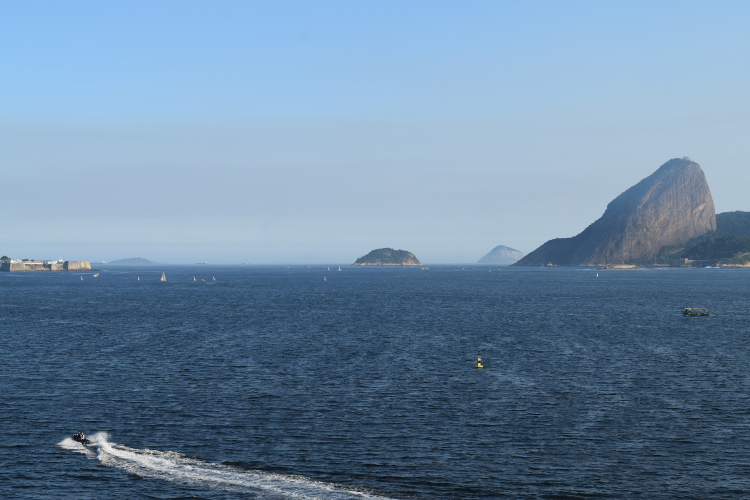
#> input picture src/images/exemplo1.jpg, 1500 x 1000 px (shown at 1/2 size)
$ python -i wavelength.py   (imports and definitions only)
#> lines starting #> are read from the running program, lines starting #| are printed output that depends on the picture; after the words box and inside, x2 and y2 are one past the last pixel; in counts of white or black regions, pixels touching at a corner belong together
#> further down, picture is the input picture: shape (1000, 1500, 3); mean B, G, R 162.6, 136.4, 108.6
import numpy as np
import math
import cv2
import matplotlib.pyplot as plt
import random
from scipy.signal import savgol_filter
from scipy.signal import find_peaks
from operator import itemgetter
from src.utils.utils import show_image, WAVE_WINDOW_SIZE_WIDTH, WAVE_WINDOW_SIZE_HEIGHT, distance_euclidean
from ..utils.sobel import sort_g, cdf, get_xy, filtrar_g


SAVGOL_WINDOW_SIZE = 197
PEAKS_MIN_DISTANCE = 400  # In pixels
GRAVITY = 9.80665 # In m/s^2
ONE_NUDO = 1852.0/3600.0 # meters per second


def binarized_dilate_image(image: np.ndarray, show_: bool=False, bin_cv2: bool=True) -> np.ndarray:
    ''' binarize the image and apply dilation so that the curves are not very thick
    :param image: image input in BGR
    :param show_: if is True show the binarization and dilate result
    :param bin_cv2: if is true, opencv's binarizationis used
    :return: binarized and dilated image
    '''
#> called with show_ = False, bin_cv2 = True

    image_gray = cv2.cvtColor(image, cv2.COLOR_BGR2GRAY)
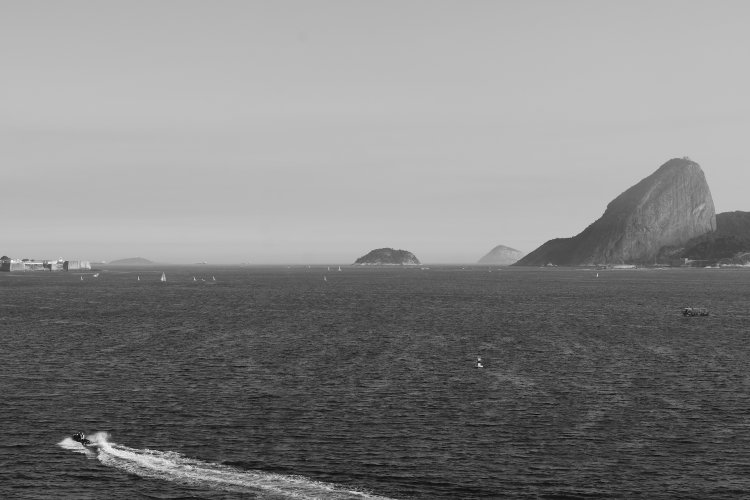
#> image_gray: shape (1000, 1500) (shown at 1/2 size); min 0, max 254, mean 131.1
    if bin_cv2:
        _, image_bin = cv2.threshold(image_gray,0,255,cv2.THRESH_BINARY+cv2.THRESH_OTSU)
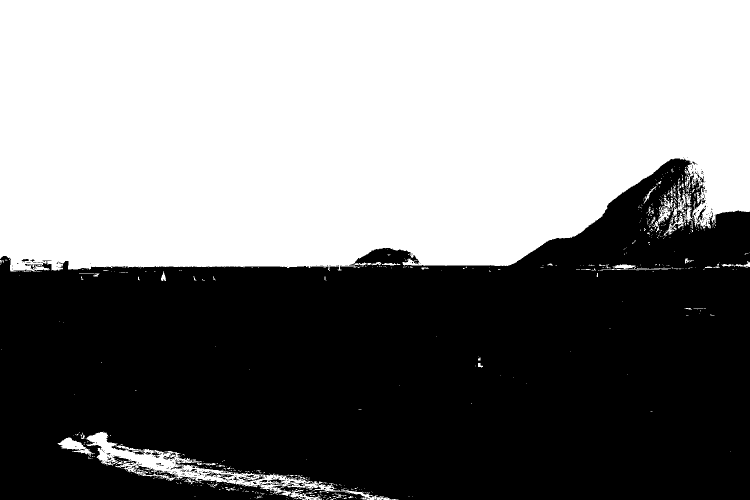
#> image_bin: shape (1000, 1500) (shown at 1/2 size); 50.9% white; 369 black regions (337 under 20 px), largest, box (x1, y1, x2, y2) and area: (0, 317, 1500, 1000) 731934, (543, 968, 734, 1000) 2139, (410, 945, 468, 958) 222
    else:
        g = image_gray
        sort_g_tupla = sort_g(g, orden=True)
        acu_cdf = cdf(sort_g_tupla, False)

        rd = random.uniform(0.95, 0.98)
        xy = get_xy(rd, acu_cdf, sort_g_tupla)
        print("random #:", rd)

        image_bin = filtrar_g(g, g[xy[1], xy[0]], False)
    kernel = np.ones((3, 3), np.uint8)
    image_dilate = cv2.dilate(image_bin, kernel, iterations=2)
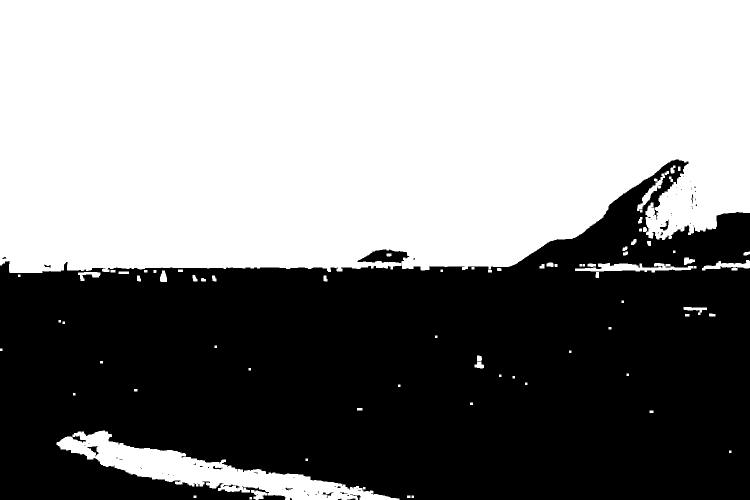
#> image_dilate: shape (1000, 1500) (shown at 1/2 size); 53.1% white; 69 black regions (55 under 20 px), largest, box (x1, y1, x2, y2) and area: (0, 319, 1500, 1000) 700420, (715, 499, 819, 527) 1736, (174, 892, 197, 913) 165
    if show_:
        show_image(image_dilate, "binarization", WAVE_WINDOW_SIZE_WIDTH, WAVE_WINDOW_SIZE_HEIGHT)
    return image_dilate


# [94 lines left out: functions get_wave_edge, smooth_wave, find_max_locals, get_wavelength, get_estimated_speed, ms_to_nudo, not called in this run]

>>> import cv2
>>> picture = cv2.imread('../images/exemplo1.jpg')
>>> result = binarized_dilate_image(picture)

$ run again, on src/images/exemplo2.jpg
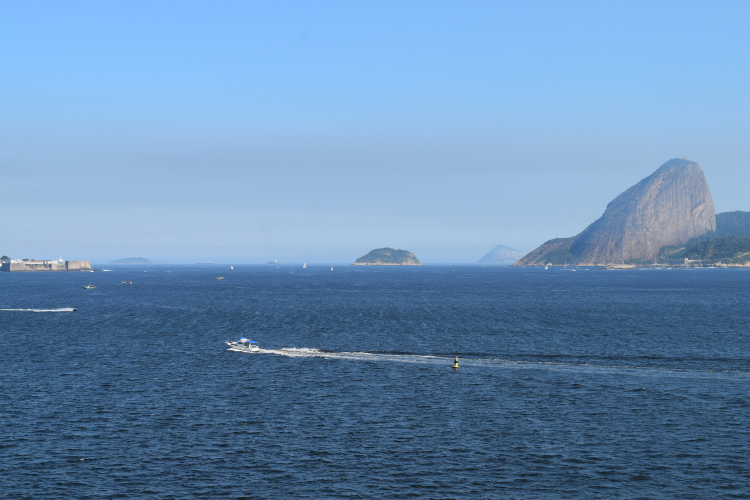
#> input picture src/images/exemplo2.jpg, 1500 x 1000 px (shown at 1/2 size)
#> picture is the input picture: shape (1000, 1500, 3); mean B, G, R 179.4, 141.4, 104.8
#> in binarized_dilate_image, `_, image_bin = cv2.threshold(image_gray,0,255,cv2.THRESH_BINARY+cv2.TH..`:
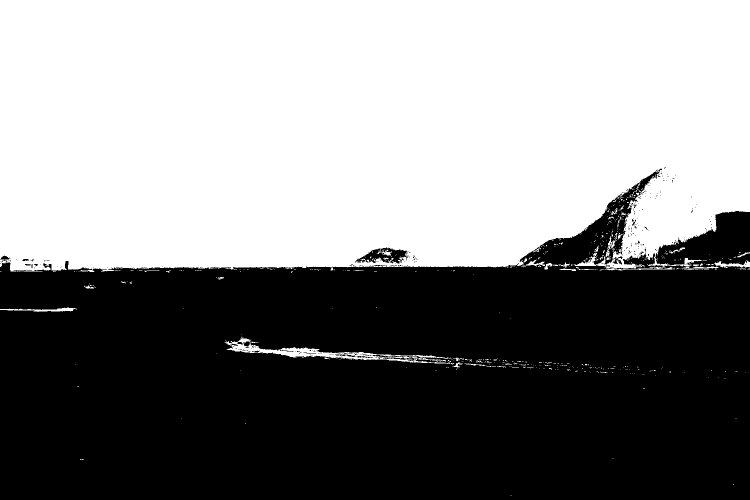
#> image_bin: shape (1000, 1500) (shown at 1/2 size); 52% white; 277 black regions (262 under 20 px), largest, box (x1, y1, x2, y2) and area: (0, 337, 1500, 1000) 717636, (710, 495, 817, 527) 1714, (745, 710, 810, 714) 124
#> in binarized_dilate_image, `image_dilate = cv2.dilate(image_bin, kernel, iterations=2)`:
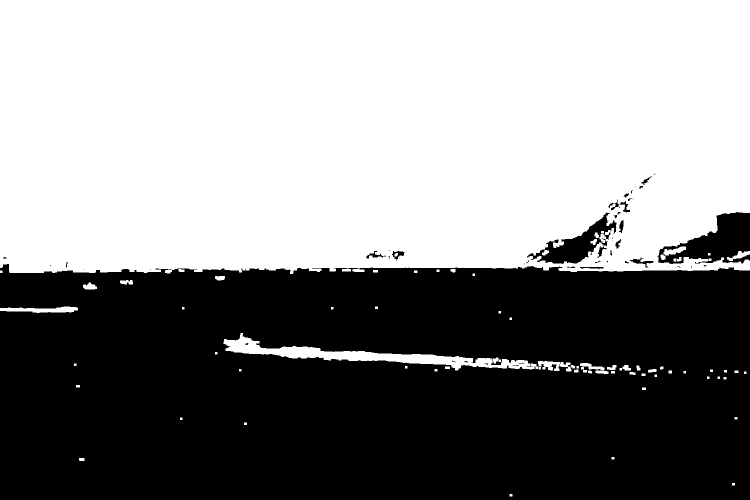
#> image_dilate: shape (1000, 1500) (shown at 1/2 size); 53.9% white; 50 black regions (30 under 20 px), largest, box (x1, y1, x2, y2) and area: (0, 528, 1500, 1000) 673593, (1314, 424, 1500, 528) 10020, (1054, 424, 1233, 528) 6170

$ run again, on src/images/exemplo3.jpg
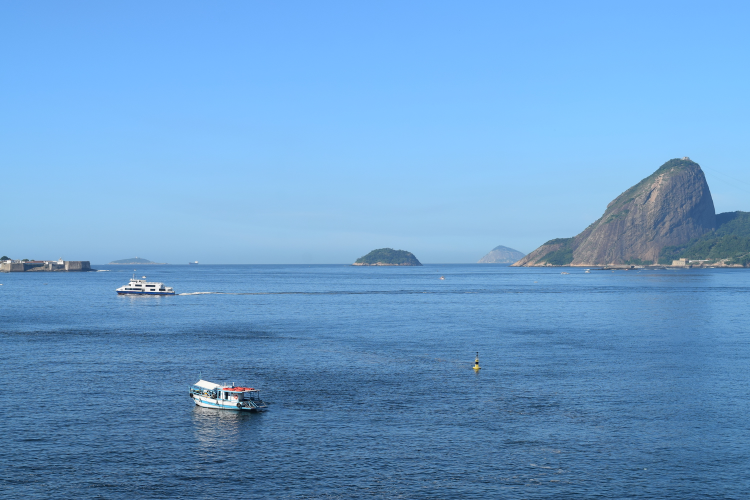
#> input picture src/images/exemplo3.jpg, 1500 x 1000 px (shown at 1/2 size)
#> picture is the input picture: shape (1000, 1500, 3); mean B, G, R 204, 157, 106.9
#> in binarized_dilate_image, `_, image_bin = cv2.threshold(image_gray,0,255,cv2.THRESH_BINARY+cv2.TH..`:
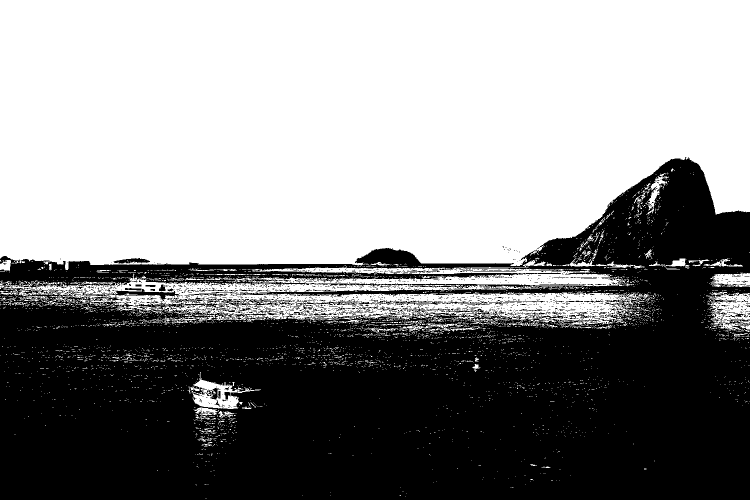
#> image_bin: shape (1000, 1500) (shown at 1/2 size); 55.2% white; 1968 black regions (1854 under 20 px), largest, box (x1, y1, x2, y2) and area: (0, 314, 1500, 1000) 654654, (213, 578, 360, 602) 1013, (270, 598, 453, 619) 928
#> in binarized_dilate_image, `image_dilate = cv2.dilate(image_bin, kernel, iterations=2)`:
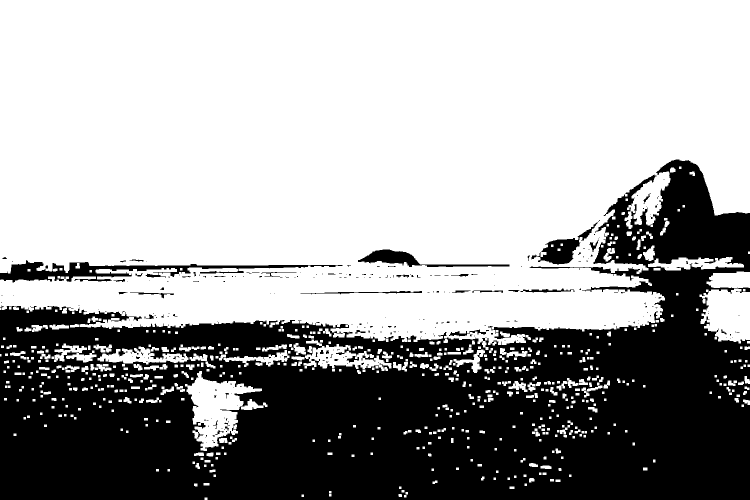
#> image_dilate: shape (1000, 1500) (shown at 1/2 size); 64.2% white; 299 black regions (254 under 20 px), largest, box (x1, y1, x2, y2) and area: (0, 319, 1500, 1000) 516447, (0, 520, 686, 565) 9024, (1063, 445, 1196, 529) 3165

$ run again, on src/images/exemplo4.jpg
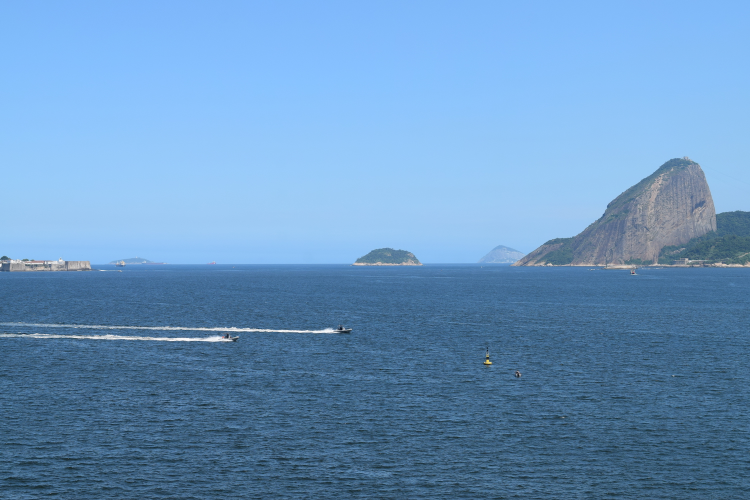
#> input picture src/images/exemplo4.jpg, 1500 x 1000 px (shown at 1/2 size)
#> picture is the input picture: shape (1000, 1500, 3); mean B, G, R 191, 149, 105.4
#> in binarized_dilate_image, `_, image_bin = cv2.threshold(image_gray,0,255,cv2.THRESH_BINARY+cv2.TH..`:
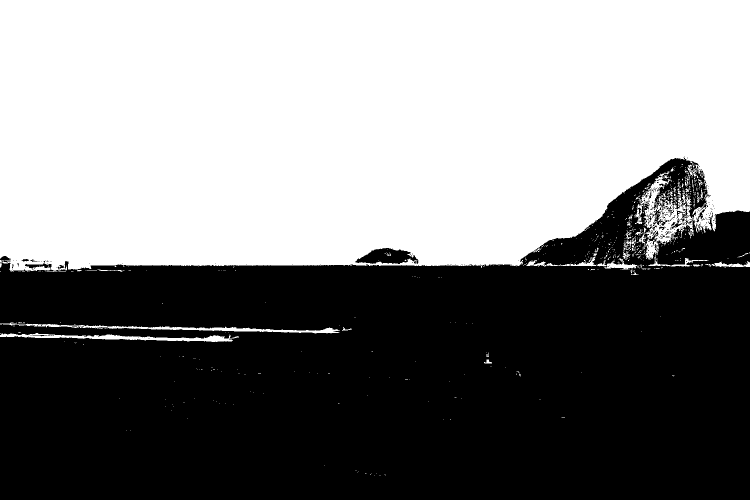
#> image_bin: shape (1000, 1500) (shown at 1/2 size); 50.6% white; 264 black regions (246 under 20 px), largest, box (x1, y1, x2, y2) and area: (0, 316, 1500, 1000) 736173, (711, 496, 838, 528) 2517, (1306, 416, 1339, 452) 327
#> in binarized_dilate_image, `image_dilate = cv2.dilate(image_bin, kernel, iterations=2)`:
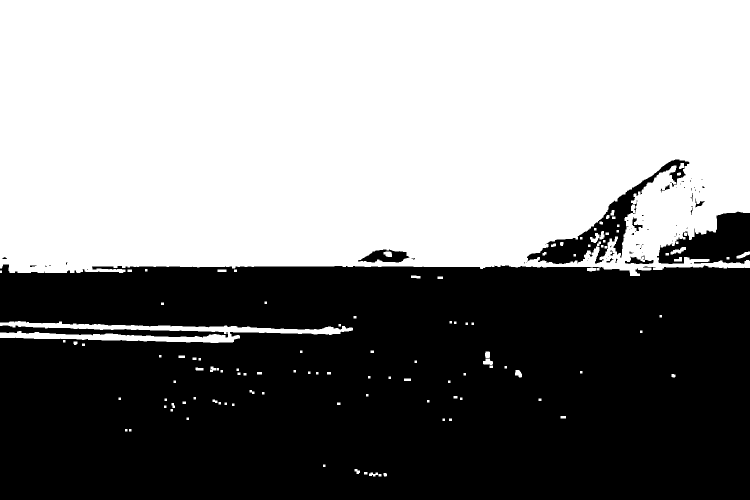
#> image_dilate: shape (1000, 1500) (shown at 1/2 size); 52.9% white; 67 black regions (51 under 20 px), largest, box (x1, y1, x2, y2) and area: (0, 529, 1500, 1000) 675605, (1054, 319, 1379, 528) 11767, (1314, 423, 1500, 528) 11343
